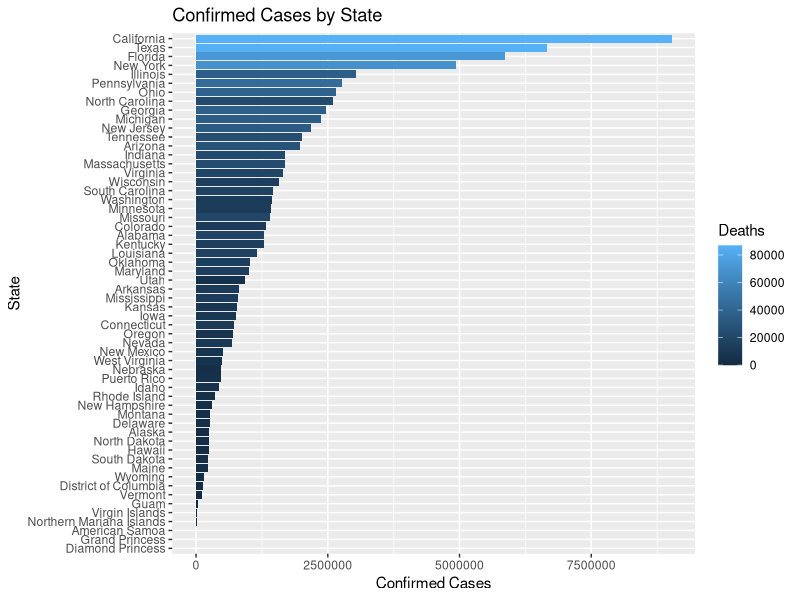

Reproduce this figure in R.
library(ggplot2)
library(dplyr)

cases <- read.csv("03-09-2022.csv")

cases_new <- cases %>% 
  select(Province_State, Confirmed, Deaths) %>%
  rename(State = Province_State)

cases_new$State <- factor(cases_new$State)
# for (row in nrow(cases_new)) {
#   cases_new$State[row] <-  
# }

ggplot(data = cases_new, mapping = aes(x = reorder(State, Confirmed), 
                                      y = Confirmed,
                                      fill = Deaths)) + 
  geom_bar(stat = "identity", position = "stack") +
  xlab("State") +
  ylab("Confirmed Cases") +
  ggtitle("Confirmed Cases by State") +
  coord_flip() 


